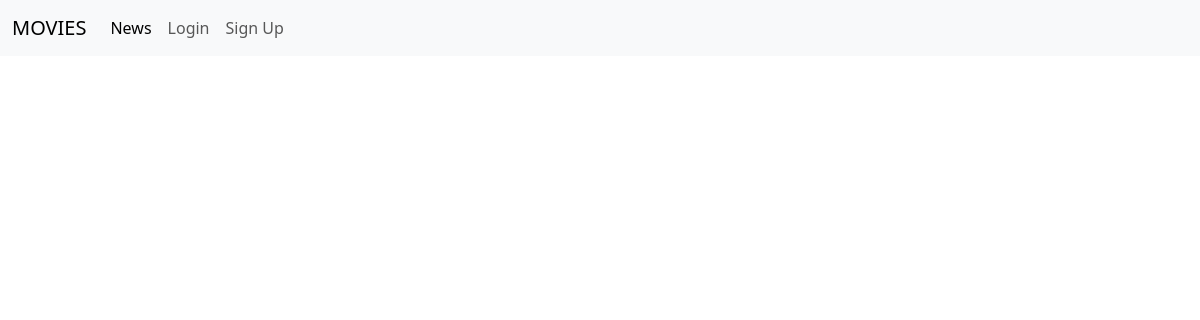
The page /news/ on the database as committed earlier.
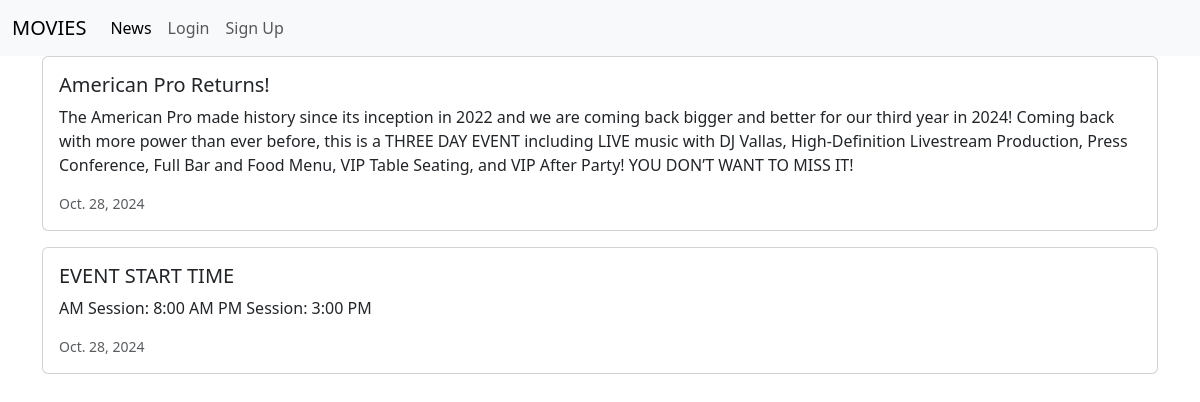
The same page on the database as committed later.
### news/models.py (models this page shows, shortened)
class News(models.Model):
    headline = models.CharField(max_length=200)
    body = models.TextField()
    date = models.DateField()

### news/views.py (the view)
# urls.py: path('news/', include('news.urls')),
def news(request):
    newss = News.objects.all().order_by('-date')
    return render(request, 'news.html', {'newss':newss})

### news/templates/news.html (shortened to what this page needs)
<head>
    <link href="https://cdn.jsdelivr.net/npm/bootstrap@5.3.2/dist/css/bootstrap.min.css" rel="stylesheet">
</head>
<nav class="navbar navbar-expand-lg bg-body-tertiary">
  <div class="container-fluid">
    <a class="navbar-brand" href="{% url 'home' %}">MOVIES</a>
    <div class="collapse navbar-collapse" id="navbarSupportedContent">
      <ul class="navbar-nav me-auto mb-2 mb-lg-0">
        <li class="nav-item">
            <a class="nav-link active" aria-current="page" href="{% url 'news' %}">News</a>
        </li>
        <li class="nav-item">
            <a class="nav-link" href="#">Login</a>
        </li>
        <li class="nav-item">
            <a class="nav-link" href="#">Sign Up</a>
        </li>
      </ul>
    </div>
  </div>
</nav>
<div class="container">
    {% for news in newss %}
    <div class="card mb-3">
        <div class="row g-0">
            <div>
                <div class="card-body">
                    <h5 class="card-title">{{ news.headline }}</h5>
                    <p class="card-text">{{ news.body }}</p>
                    <p class="card-text"><small class="text-muted">{{ news.date }}</small></p>
                </div>
            </div>
        </div>
    </div>
    {% endfor %}
</div>

Rows that differ between the two databases and show on the page:
added News: headline "American Pro Returns!", body "The American Pro made history since its inception in 2022 and we are coming back bigger and better for our third year in 2024! Coming back with more power than ever before, this is a THREE DAY EVENT including LIVE music with DJ Vallas, High-Definition Livestream Production, Press Conference, Full Bar and Food Menu, VIP Table Seating, and VIP After Party! YOU DON’T WANT TO MISS IT!", date "Oct. 28, 2024"
added News: headline "EVENT START TIME", body "AM Session: 8:00 AM PM Session: 3:00 PM", date "Oct. 28, 2024"
